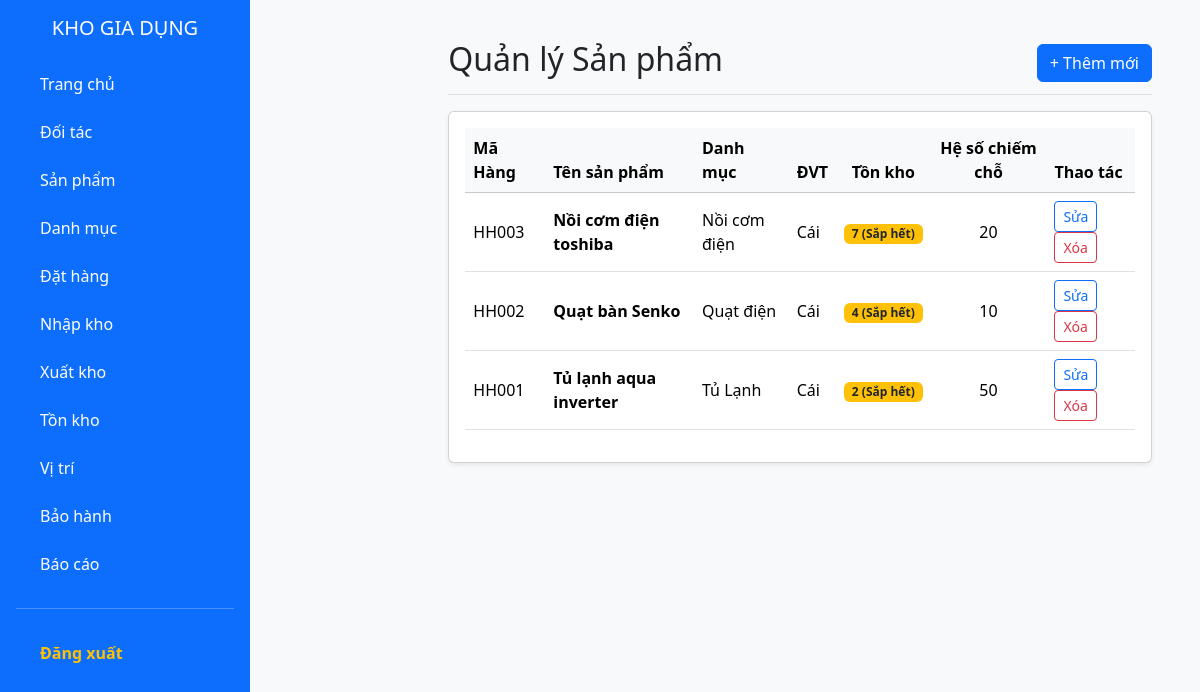
The page /public/product (signed in) on the database its author committed.
### tables this page shows
CREATE TABLE IF NOT EXISTS `hanghoa` (
  `maHH` varchar(20) NOT NULL,
  `tenHH` varchar(200) NOT NULL,
  `maDVT` varchar(10) NOT NULL,
  `thuongHieu` varchar(100) DEFAULT NULL,
  `model` varchar(100) DEFAULT NULL,
  `moTa` varchar(300) DEFAULT NULL,
  `maDanhMuc` varchar(20) DEFAULT NULL,
  `loaiHang` enum('LO','SERIAL') DEFAULT 'LO',
  `heSoChiemCho` int DEFAULT '1',
  `thoiGianBaoHanh` int DEFAULT '12' COMMENT 'Thời gian bảo hành cho khách (Tháng)',
  PRIMARY KEY (`maHH`),
  KEY `fk_hanghoa_dvt` (`maDVT`),
  KEY `fk_hanghoa_danhmuc` (`maDanhMuc`)
);

CREATE TABLE IF NOT EXISTS `danhmuc` (
  `maDanhMuc` varchar(20) NOT NULL,
  `tenDanhMuc` varchar(255) NOT NULL,
  PRIMARY KEY (`maDanhMuc`)
);

CREATE TABLE IF NOT EXISTS `donvitinh` (
  `maDVT` varchar(10) NOT NULL,
  `tenDVT` varchar(50) NOT NULL,
  PRIMARY KEY (`maDVT`)
);

### app/controllers/ProductController.php (called while the page is built, shortened)
<?php
class ProductController extends Controller {
    private $productModel;
    public function __construct() {
        $this->productModel = $this->model('ProductModel');
    }
    public function index() {
        $products = $this->productModel->getAll();
        $data = [
            'title' => 'Danh sách Hàng hóa',
            'products' => $products
        ];
        $this->view('products/index', $data);
    }
}
?>

### app/core/app.php (called while the page is built, shortened)
<?php
class App {
    protected $action = 'index';
    public function __construct() {
        $url = $this->parseUrl();
        if (isset($url[0])) {
            if (file_exists(APP_ROOT . '/controllers/' . ucfirst($url[0]) . 'Controller.php')) {
                unset($url[0]);
            }
        }
        $this->controller = new $this->controller;
        $this->params = $url ? array_values($url) : [];
        call_user_func_array([$this->controller, $this->action], $this->params);
    }
    public function parseUrl() {
        if (isset($_GET['url'])) {
            return explode('/', filter_var(rtrim($_GET['url'], '/'), FILTER_SANITIZE_URL));
        }
    }
}
?>

### public/index.php (called while the page is built, shortened)
<?php
require_once ROOT_PATH . '/app/core/Database.php';
require_once ROOT_PATH . '/app/core/Controller.php';
require_once ROOT_PATH . '/app/core/App.php';
$app = new App();
?>

### app/models/ProductModel.php (called while the page is built, shortened)
<?php
class ProductModel {
    private $conn;
    public function __construct() {
        $this->conn = Database::getInstance()->getConnection();
    }
    public function getAll() {
        $sql = "SELECT h.*, d.tenDanhMuc, dv.tenDVT,
                CASE
                    WHEN h.loaiHang = 'SERIAL' THEN (
                        SELECT COALESCE(COUNT(*), 0)
                        FROM hanghoa_serial hs
                        INNER JOIN lohang lh ON hs.maLo = lh.maLo -- SỬA LỖI: Join bảng lô hàng
                        WHERE lh.maHH = h.maHH AND hs.trangThai = 1
                    )
                    ELSE (
                        SELECT COALESCE(SUM(lvt.soLuong), 0)
                        FROM lo_hang_vi_tri lvt
                        JOIN lohang lh ON lvt.maLo = lh.maLo
                        WHERE lh.maHH = h.maHH
                    )
                END as tongTon,
                -- Lấy giá nhập gần nhất từ chi tiết phiếu nhập (theo ngày nhập gần nhất)
                (
                    SELECT ct.donGia
                    FROM ct_phieunhap ct
                    JOIN phieunhap pn ON ct.maPN = pn.maPN
                    WHERE ct.maHH = h.maHH
                    ORDER BY pn.ngayNhap DESC, ct.maPN DESC
                    LIMIT 1
                ) as donGiaNhap
                FROM hanghoa h
                LEFT JOIN danhmuc d ON h.maDanhMuc = d.maDanhMuc
                LEFT JOIN donvitinh dv ON h.maDVT = dv.maDVT
                ORDER BY h.tenHH ASC";
        $stmt = $this->conn->prepare($sql);
        $stmt->execute();
        return $stmt->fetchAll();
    }
}
?>

### app/core/Database.php (called while the page is built, shortened)
<?php
class Database {
    private static $instance = null;
    private $conn;
    private function __construct() {
        try {
            $dsn = "mysql:host=" . DB_HOST . ";dbname=" . DB_NAME . ";charset=utf8mb4";
            $this->conn = new PDO($dsn, DB_USER, DB_PASS);
            $this->conn->setAttribute(PDO::ATTR_ERRMODE, PDO::ERRMODE_EXCEPTION);
            $this->conn->setAttribute(PDO::ATTR_DEFAULT_FETCH_MODE, PDO::FETCH_ASSOC);
        } catch(PDOException $e) {
            die("Lỗi kết nối MySQL: " . $e->getMessage());
        }
    }
    public static function getInstance() {
        if (!self::$instance) {
            self::$instance = new Database();
        }
        return self::$instance;
    }
    public function getConnection() {
        return $this->conn;
    }
}
?>

### app/views/products/index.php (the view, shortened to what this page needs)
<?php require_once APP_ROOT . '/views/layouts/header.php'; ?>
<?php require_once APP_ROOT . '/views/layouts/sidebar.php'; ?>
<main class="col-md-9 ms-sm-auto col-lg-10 px-md-4">
    <div class="d-flex justify-content-between flex-wrap flex-md-nowrap align-items-center pt-3 pb-2 mb-3 border-bottom">
        <h1 class="h2">Quản lý Sản phẩm</h1>
        <a href="<?php echo BASE_URL; ?>/product/create" class="btn btn-primary">
            + Thêm mới
        </a>
    </div>
    <div class="card shadow-sm">
        <div class="card-body">
            <div class="table-responsive">
                <table class="table table-hover align-middle">
                    <thead class="table-light">
                        <tr>
                            <th>Mã Hàng</th>
                            <th>Tên sản phẩm</th>
                            <th>Danh mục</th>
                            <th>ĐVT</th>
                            <th class="text-center">Tồn kho</th>
                            <th class="text-center">Hệ số chiếm chỗ</th>
                            <th>Thao tác</th>
                        </tr>
                    </thead>
                    <tbody>
                        <?php if (!empty($data['products'])): ?>
                            <?php foreach ($data['products'] as $item): ?>
                            <tr>
                                <td><?php echo $item['maHH']; ?></td>
                                <td class="fw-bold"><?php echo $item['tenHH']; ?></td>
                                <td><?php echo $item['tenDanhMuc']; ?></td>
                                <td><?php echo $item['tenDVT']; ?></td>
                               <td class="text-center">
                                    <?php if($item['tongTon'] == 0): ?>
                                        <span class="badge bg-danger"> (Hết hàng)</span>
                                    <?php elseif($item['tongTon'] <= 10): ?>
                                        <span class="badge bg-warning text-dark">
                                            <?php echo number_format($item['tongTon']); ?> (Sắp hết)
                                        </span>
                                    <?php else: ?>
                                        <span class="badge bg-success">
                                            <?php echo number_format($item['tongTon']); ?>
                                        </span>
                                    <?php endif; ?>
                                </td>
                                <td class="text-center">
                                    <?php echo isset($item['heSoChiemCho']) ? $item['heSoChiemCho'] : '-'; ?>
                                </td>
                                <td>
                                    <a href="<?php echo BASE_URL; ?>/product/edit/<?php echo $item['maHH']; ?>" class="btn btn-sm btn-outline-primary">Sửa</a>
                                    <a href="<?php echo BASE_URL; ?>/product/delete/<?php echo $item['maHH']; ?>" class="btn btn-sm btn-outline-danger" onclick="return confirm('Bạn có chắc muốn xóa sản phẩm này?');">Xóa</a>
                                </td>
                            </tr>
                            <?php endforeach; ?>
                        <?php endif; ?>
                    </tbody>
                </table>
            </div>
        </div>
    </div>
</main>
<?php require_once APP_ROOT . '/views/layouts/footer.php'; ?>

### rows shown on the page
hanghoa: maHH "HH003", tenHH "Nồi cơm điện toshiba", maDanhMuc.tenDanhMuc "Nồi cơm điện", maDVT.tenDVT "Cái", tongTon "7", heSoChiemCho "20"
hanghoa: maHH "HH002", tenHH "Quạt bàn Senko", maDanhMuc.tenDanhMuc "Quạt điện", maDVT.tenDVT "Cái", tongTon "4", heSoChiemCho "10"
hanghoa: maHH "HH001", tenHH "Tủ lạnh aqua inverter", maDanhMuc.tenDanhMuc "Tủ Lạnh", maDVT.tenDVT "Cái", tongTon "2", heSoChiemCho "50"
